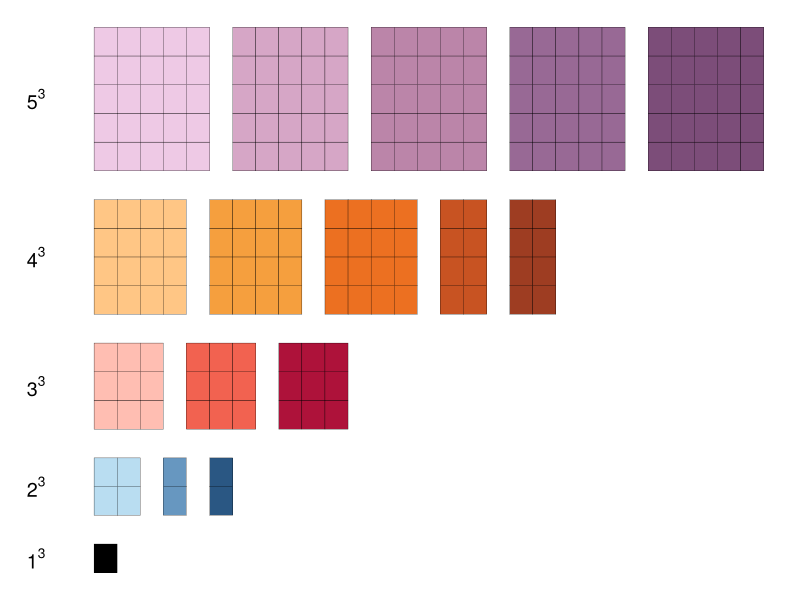
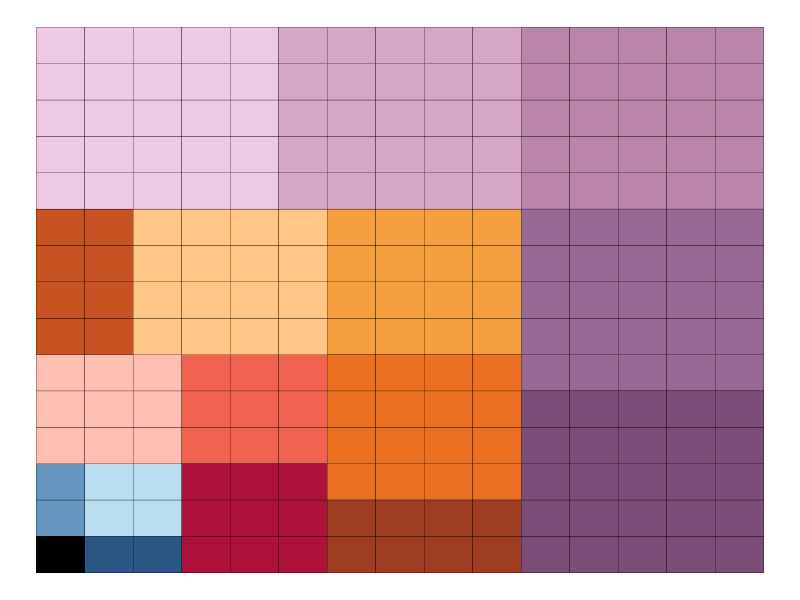

These charts were generated, in order, by the following R code: (Note: this script raises an error after producing the figures.)
#'---
#'title: "Proof Without Words with gganimate: Sum of Cubes"
#'author: "notesofdabbler"
#'date: Apr 26, 2020
#'output: html_document
#'---
#'
#' The site [AoPS Online](https://artofproblemsolving.com/wiki/index.php/Proofs_without_words) has
#' several examples that have illustrations to show proofs without words for several mathematical theorems and identities.
#' Here I used [gganimate](https://gganimate.com/index.html) to create the illustration for the following result (using the approach in [AoPS Online](https://artofproblemsolving.com/wiki/index.php/Proofs_without_words))
#' $$ 1^3 + 2^3 + 3^3 + \ldots + n^3 = (1 + 2 + \ldots + n)^2 $$
#' 
#' 

#+ setup, include=FALSE
knitr::opts_chunk$set(message = FALSE, warning = FALSE)

#+
library(ggplot2)
library(gganimate)
library(ggthemes)
library(dplyr)
library(transformr)

#' I created a function to generate block representation of $i^3$
#+
get_blocks = function(i, palname = "Blue") {
  
  if(i %% 2 == 1) {
    col_list = tableau_seq_gradient_pal(palname)(seq(0, 1, length = i))
  } else {
    col_list = tableau_seq_gradient_pal(palname)(seq(0, 1, length = i + 1))
  }
  
  dfL = list()
  for (j in 1:(i-1)) {
    x = expand.grid(x = (j - 1) * (i + 1) + seq(1, i), y = i * (i - 1)/2 + (i - 1) + seq(1, i))
    dfL[[j]] = x %>% mutate(state = paste0(i, "_", j), bcol = col_list[j])
  }
  if (i %% 2 == 0) {
    x = expand.grid(x = (i - 1) * (i + 1) + seq(1, i/2), y = i * (i - 1)/2 + (i - 1) + seq(1, i))
    dfL[[i]] = x %>% mutate(state = paste0(i, "_", i), bcol = col_list[i])
    x = expand.grid(x = (i - 1) * (i + 1) + i/2 + 1 + seq(1, i/2), y = i * (i - 1)/2 + (i - 1) + seq(1, i))
    dfL[[i + 1]] = x %>% mutate(state = paste0(i, "_", (i + 1)), bcol = col_list[i + 1])
  } else {
    x = expand.grid(x = (i - 1) * (i + 1) + seq(1, i), y = i * (i - 1)/2 + (i - 1) + seq(1, i))
    dfL[[i]] = x %>% mutate(state = paste0(i, "_", i), bcol = col_list[i])
  }
  for(j in 1:length(dfL)) {

    nr = nrow(dfL[[j]])
    yavg = mean(dfL[[j]]$y)
    if (j == 1) {
      dfL[[j]] = dfL[[j]] %>% mutate(lbl = c(paste0(i, "^3"), rep(NA, nr - 1)),
                                     xt = c(-2, rep(NA, nr - 1)),
                                     yt = c(yavg, rep(NA, nr - 1)))
    } else {
      dfL[[j]] = dfL[[j]] %>% mutate(lbl = rep(NA, nr),
                                     xt = rep(NA, nr),
                                     yt = rep(NA, nr))
      
    }
  }
  return(dfL)
}

#' A static plot of blocks generate for $1^3, 2^3, 3^3, 4^3, 5^3$ is shown below
#+
df_base = tibble(x = 1, y = 1, bcol = "black", xt = -2, yt = 1, lbl = "1^3")

df = bind_rows(df_base, get_blocks(2, "Blue"), 
               get_blocks(3, "Red"), 
               get_blocks(4, "Orange"), 
               get_blocks(5, "Purple"))

p = ggplot(df) + geom_tile(aes(x = x, y = y, fill = bcol), color = "black") +
  scale_fill_identity() + 
  geom_text(aes(x = xt, y = yt, label = lbl), fontface = "bold", size = 5, parse = TRUE) +
  theme_void()
p

#' The blocks generate for $i^3$ can be rearranged in an alternate manner (which helps to show the identity). I
#' created a function to take the blocks generated for $i^3$ and rearrange them
#+
get_shifted_blocks = function(blocks) {
  
  dfL = blocks
  i = sqrt(nrow(dfL[[1]]))
  
  dfaL = list()
  
  if (i %% 2 == 1) {
    for (j in 1:i) {
      k = (i - 1)/2 + 1
      if(j <= k) {
        tmp = dfL[[j]]
        tmp = tmp %>% mutate(x = x - (j - 1), y = y - (i - 1))
        dfaL[[j]] = tmp
      } else {
        tmp = dfaL[[k]]
        pickcol = dfL[[j]]$bcol[1]
        tmp = tmp %>% mutate(y = y - i * (j - k), bcol = pickcol)
        dfaL[[j]] = tmp
      }
    }
  } else {
    tmp = dfL[[i]]
    tmp = tmp %>% mutate(x = x - (i + 1) * (i - 1), y = y - (i - 1))
    dfaL[[1]] = tmp
    for (j in 1:(i - 1)) {
      if (j <= i / 2) {
        tmp = dfL[[j]]
        tmp = tmp %>% mutate(x = x - (j - 1) + i/2, y = y - (i - 1))
        dfaL[[j + 1]] = tmp
      } else {
        tmp = dfaL[[i/2 + 1]]
        pickcol = dfL[[j]]$bcol[1]
        tmp = tmp %>% mutate(y = y - i * (j - i/2), bcol = pickcol)
        dfaL[[j + 1]] = tmp
      }
    }
    tmp = dfL[[i + 1]]
    pickcol = tmp$bcol[1]
    xseq = seq(i * (i/2 - 1) + i/2 + 1, i * (i + 1)/2)
    tmp2 = tibble(x = rep(xseq, i/2), 
               y = rep(seq(1, i/2), each = length(xseq)), type = paste0(i,"_", (i + 1)))
    tmp2 = tmp2 %>% mutate(bcol = pickcol)
    dfaL[[i + 1]] = tmp2
  }
  
  return(dfaL)
  
}

#' A static plot of rearragend blocks generated for $1^3, 2^3, 3^3, 4^3, 5^3$ is shown below
#+
df = bind_rows(tibble(x = 1, y = 1, bcol = "black"), get_shifted_blocks(get_blocks(2, "Blue")), 
               get_shifted_blocks(get_blocks(3, "Red")),
               get_shifted_blocks(get_blocks(4, "Orange")),
               get_shifted_blocks(get_blocks(5, "Purple")),
               )

p = ggplot(df) + geom_tile(aes(x = x, y = y, fill = bcol), color = "black") +
  scale_fill_identity() + theme_void()
p

#' To enable an animation to, I created a sequence of dataframes where
#' each state rearranges blocks for a particular $i^3$
#' 
#+
df1 = bind_rows(df_base, get_blocks(2, "Blue"), 
               get_blocks(3, "Red"), 
               get_blocks(4, "Orange"), 
               get_blocks(5, "Purple")) %>% mutate(state = 1)
df2 = bind_rows(df_base, get_shifted_blocks(get_blocks(2, "Blue")), 
                get_blocks(3, "Red"), 
                get_blocks(4, "Orange"), 
                get_blocks(5, "Purple")) %>% mutate(state = 2)
df3 = bind_rows(df_base, get_shifted_blocks(get_blocks(2, "Blue")), 
                get_shifted_blocks(get_blocks(3, "Red")), 
                get_blocks(4, "Orange"), 
                get_blocks(5, "Purple")) %>% mutate(state = 3)
df4 = bind_rows(df_base, get_shifted_blocks(get_blocks(2, "Blue")), 
                get_shifted_blocks(get_blocks(3, "Red")), 
                get_shifted_blocks(get_blocks(4, "Orange")), 
                get_blocks(5, "Purple")) %>% mutate(state = 4)
df5 = bind_rows(df_base, get_shifted_blocks(get_blocks(2, "Blue")), 
                get_shifted_blocks(get_blocks(3, "Red")), 
                get_shifted_blocks(get_blocks(4, "Orange")), 
                get_shifted_blocks(get_blocks(5, "Purple"))) %>% mutate(state = 5)

df_all = bind_rows(df1, df2, df3, df4, df5)

p = ggplot(df_all) + geom_tile(aes(x = x, y = y, fill = bcol), color = "black") +
  scale_fill_identity() + 
  geom_text(aes(x = xt, y = yt, label = lbl), fontface = "bold", size = 5, parse = TRUE) +
  theme_void()


anim = p + transition_states(state, transition_length = 1, state_length = 2, wrap = FALSE)
animate(anim, renderer = gifski_renderer("figures/sum_of_cubes.gif"))

#+
sessionInfo()
